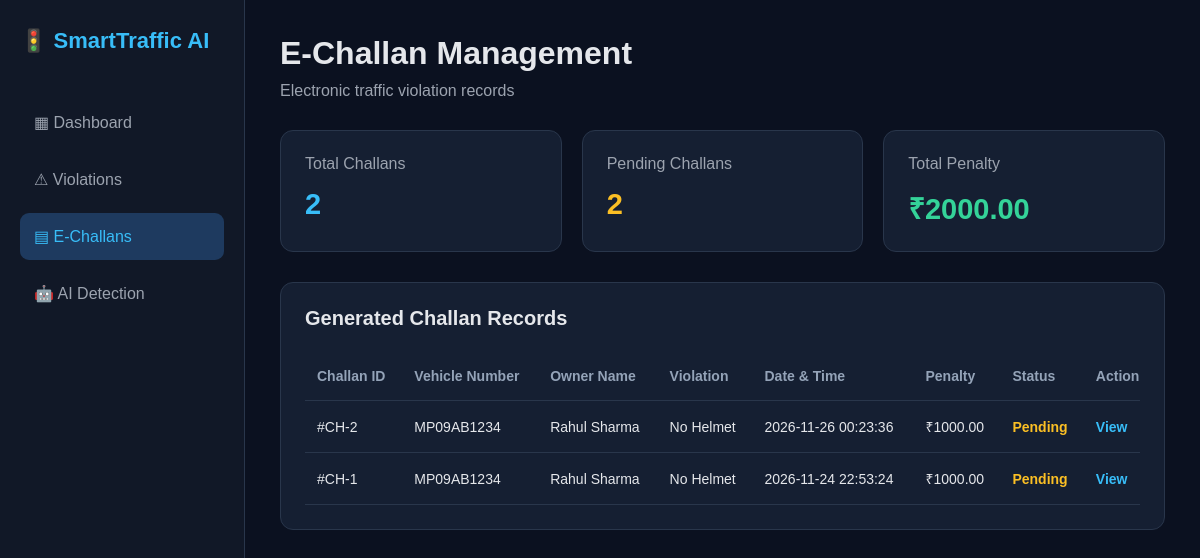
Page /challans on the committed database.
### tables this page shows
CREATE TABLE violations (
            id INTEGER PRIMARY KEY AUTOINCREMENT,
            vehicle_number TEXT NOT NULL,
            violation_type TEXT NOT NULL,
            location TEXT,
            violation_time TEXT NOT NULL,
            evidence_path TEXT,
            penalty REAL DEFAULT 0,
            status TEXT DEFAULT 'Pending'
        );

CREATE TABLE vehicles (
            id INTEGER PRIMARY KEY AUTOINCREMENT,
            vehicle_number TEXT UNIQUE NOT NULL,
            owner_name TEXT NOT NULL,
            phone TEXT,
            vehicle_type TEXT,
            insurance_status TEXT DEFAULT 'Unknown',
            registration_status TEXT DEFAULT 'Active'
        );

### app.py (the view)
@app.route("/challans")
def challans():
    conn = get_db()
    try:
        records = conn.execute("""
            SELECT
                violations.*,
                vehicles.owner_name,
                vehicles.phone
            FROM violations
            LEFT JOIN vehicles
            ON violations.vehicle_number =
               vehicles.vehicle_number
            ORDER BY violations.id DESC
        """).fetchall()
    finally:
        conn.close()
    return render_template(
        "challan.html",
        challans=records
    )

### database.py (called while the page is built)
def get_db():
    DB_PATH.parent.mkdir(parents=True, exist_ok=True)
    conn = sqlite3.connect(DB_PATH)
    conn.row_factory = sqlite3.Row
    conn.execute("PRAGMA foreign_keys = ON")
    return conn

### templates/challan.html (shortened to what this page needs)
<!DOCTYPE html>
<html lang="en">
<head>
</head>
<body>
<aside class="sidebar">
    <div class="logo">🚦 SmartTraffic AI</div>
    <nav>
        <a href="/">▦ Dashboard</a>
        <a href="/violations">⚠ Violations</a>
        <a href="/challans" class="active">▤ E-Challans</a>
        <a href="/ai-detection">🤖 AI Detection</a>
    </nav>
</aside>
<main>
    <h1>E-Challan Management</h1>
    <p class="subtitle">Electronic traffic violation records</p>
    <section class="stats">
        <div class="card">
            <p>Total Challans</p>
            <h2 class="blue">{{ challans|length }}</h2>
        </div>
        <div class="card">
            <p>Pending Challans</p>
            <h2 class="orange">
                {{ challans|selectattr('status', 'equalto', 'Pending')|list|length }}
            </h2>
        </div>
        <div class="card">
            <p>Total Penalty</p>
            <h2 class="green">
                ₹{{ "%.2f"|format(challans|sum(attribute='penalty')) }}
            </h2>
        </div>
    </section>
    <section class="table-box">
        <h2>Generated Challan Records</h2>
        <div class="table-wrap">
            <table>
                <thead>
                    <tr>
                        <th>Challan ID</th>
                        <th>Vehicle Number</th>
                        <th>Owner Name</th>
                        <th>Violation</th>
                        <th>Date & Time</th>
                        <th>Penalty</th>
                        <th>Status</th>
                        <th>Action</th>
                    </tr>
                </thead>
                <tbody>
                    {% for item in challans %}
                    <tr>
                        <td>#CH-{{ item.id }}</td>
                        <td>{{ item.vehicle_number }}</td>
                        <td>{{ item.owner_name or 'Unknown' }}</td>
                        <td>{{ item.violation_type }}</td>
                        <td>{{ item.violation_time }}</td>
                        <td>₹{{ "%.2f"|format(item.penalty) }}</td>
                        <td class="status">{{ item.status }}</td>
                        <td>
                            <a
                                class="view-btn"
                                href="{{ url_for('challan_detail', challan_id=item.id) }}"
                            >
                                View
                            </a>
                        </td>
                    </tr>
                    {% else %}
                    <tr>
                        <td colspan="8" class="empty">
                            No challans generated yet.
                        </td>
                    </tr>
                    {% endfor %}
                </tbody>
            </table>
        </div>
    </section>
</main>
</body>
</html>

### templates/challan.html (style rules this page uses)
* { box-sizing: border-box; margin: 0; padding: 0; }
body { background: #0b1120; color: #e5e7eb; font-family: Arial, sans-serif; display: flex; min-height: 100vh; }
.sidebar { width: 245px; flex-shrink: 0; background: #111827; padding: 28px 20px; border-right: 1px solid #29364b; }
.logo { color: #38bdf8; font-size: 22px; font-weight: bold; margin-bottom: 45px; }
nav a { display: block; padding: 14px; margin-bottom: 10px; color: #9ca3af; text-decoration: none; border-radius: 9px; }
nav a:hover, nav a.active { background: #1e3a5f; color: #38bdf8; }
main { flex: 1; padding: 35px; min-width: 0; }
.subtitle { color: #9ca3af; margin-top: 10px; }
.stats { display: grid; grid-template-columns: repeat(3, minmax(0, 1fr)); gap: 20px; margin: 30px 0; }
.card, .table-box { background: #151f32; border: 1px solid #29364b; border-radius: 13px; padding: 24px; }
.card p { color: #9ca3af; }
.card h2 { margin-top: 15px; font-size: 29px; }
.blue { color: #38bdf8; }
.orange { color: #fbbf24; }
.green { color: #34d399; }
.table-box h2 { font-size: 20px; margin-bottom: 22px; }
.table-wrap { overflow-x: auto; }
table { width: 100%; min-width: 850px; border-collapse: collapse; text-align: left; }
th, td { padding: 16px 12px; border-bottom: 1px solid #29364b; font-size: 14px; }
th { color: #94a3b8; }
.status { color: #fbbf24; font-weight: bold; }
.view-btn { color: #38bdf8; text-decoration: none; font-weight: bold; }

### rows in the picture
violations: id "2", vehicle_number "MP09AB1234", owner_name "Rahul Sharma", violation_type "No Helmet", violation_time "2026-11-26 00:23:36", penalty "1000.00", status "Pending"
violations: id "1", vehicle_number "MP09AB1234", owner_name "Rahul Sharma", violation_type "No Helmet", violation_time "2026-11-24 22:53:24", penalty "1000.00", status "Pending"

### other values in the picture
{{ challans|length }} "2"
{{ challans|selectattr('status', 'equalto', 'Pending')|list|length }} "2"
{{ "%.2f"|format(challans|sum(attribute='penalty')) }} "2000.00"
